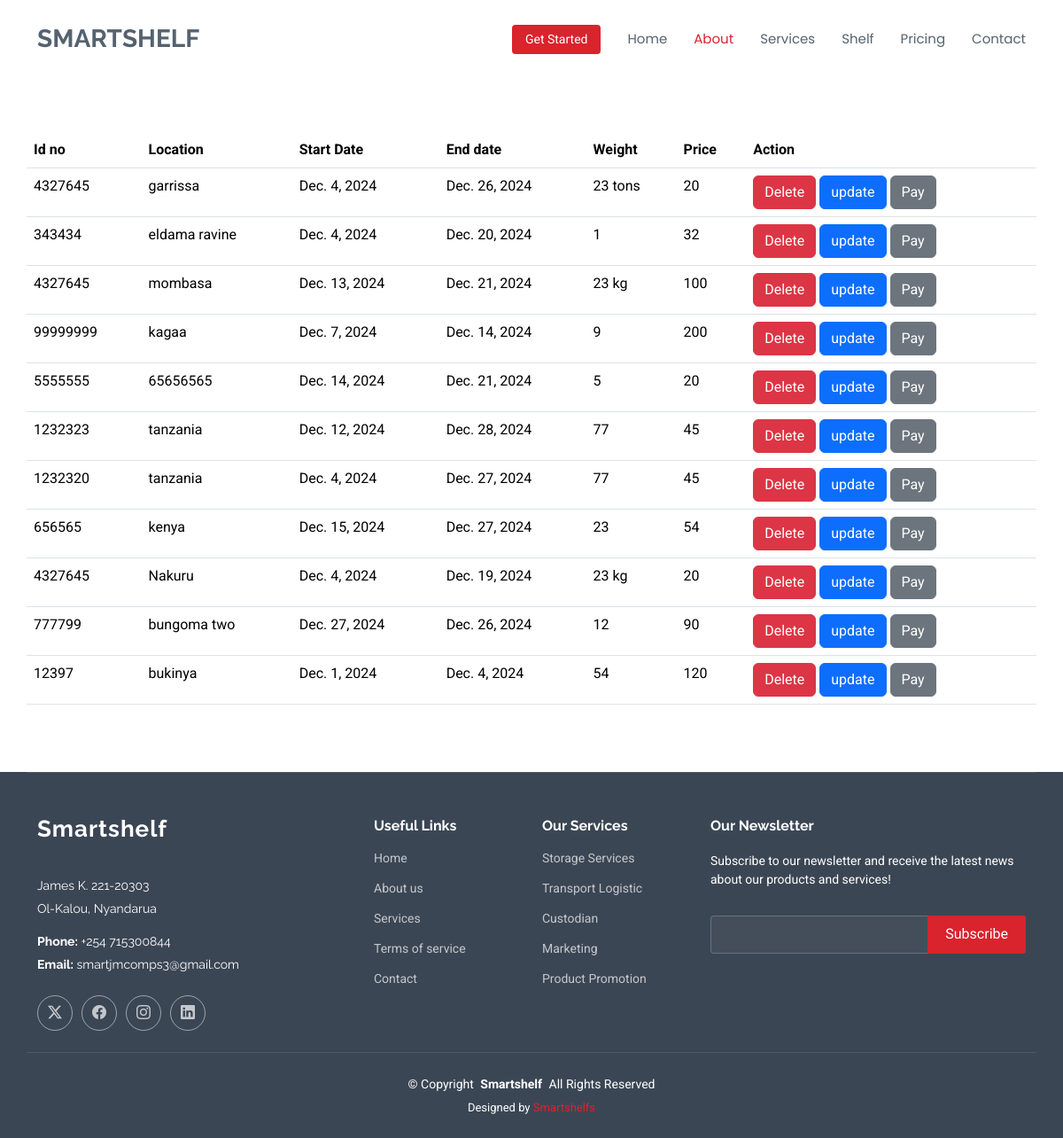
The page /bookings/ on the database its author committed.
### smartshelfapp/models.py (models this page shows, shortened)
class Shelf(models.Model):
    number = models.IntegerField()
    location = models.CharField(max_length=50)
    date = models.DateField()
    due_date = models.DateField()
    weight = models.CharField(max_length=10)
    price = models.CharField(max_length=20)

### smartshelfapp/views.py (the view)
# urls.py: path('bookings/',views.bookings, name='bookings'),
def bookings(request):
    allbookings = Shelf.objects.all()
    return render(request, 'bookings.html', {'allbookings': allbookings})

### templates/bookings.html
{% extends 'starter-page.html' %}
{% load static %}
{% block body %}
    <table class="table table-hover container">
<tr>
    <th>Id no</th>
    <th>Location</th>
    <th>Start Date</th>
    <th>End date</th>
    <th>Weight</th>
    <th>Price</th>
    <th>Action</th>
</tr>
    {% for x in allbookings %}
        <tr>
            <td>{{x.number}}</td>
            <td>{{x.location}}</td>
            <td>{{x.date}}</td>
            <td>{{x.due_date}}</td>
            <td>{{x.weight}}</td>
            <td>{{x.price}}</td>
            <td>
               <a href="/delete/{{x.id}}" class="btn btn-danger">Delete</a>
                <a href="/update/{{x.id}}" class="btn btn-primary">update</a>
                <a href="/edit/{{x.id}}" class="btn btn-secondary">Pay</a>
            </td>
        </tr>
    {% endfor %}
    </table>
{% endblock %}

### templates/starter-page.html (shortened to what this page needs)
<!DOCTYPE html>
<html lang="en">
<head>
     {% load static %}
    <link rel="stylesheet" href="{% static 'bootstrap.min.css' %}">
  <link href="{% static 'assets/vendor/bootstrap/css/bootstrap.min.css' %}" rel="stylesheet">
  <link href="{% static 'assets/vendor/bootstrap-icons/bootstrap-icons.css' %}" rel="stylesheet">
  <link href="{% static 'assets/vendor/aos/aos.css' %}" rel="stylesheet">
  <link href="{% static 'assets/vendor/glightbox/css/glightbox.min.css' %}" rel="stylesheet">
  <link href="{% static 'assets/vendor/swiper/swiper-bundle.min.css' %}" rel="stylesheet">
  <link href="{% static 'assets/css/main.css' %}" rel="stylesheet">
</head>
<body class="starter-page-page">
 <header id="header" class="header d-flex align-items-center sticky-top">
    <div class="container-fluid container-xl position-relative d-flex align-items-center">
      <a href="{% url 'index' %}" class="logo d-flex align-items-center me-auto">
        <h1 class="sitename">Smartshelf</h1>
      </a>
      <nav id="navmenu" class="navmenu">
        <ul>
          <li><a href="{% url 'index' %}">Home</a></li>
          <li class="dropdown"><a href="{% url 'about' %}" class="active"><span>About</span> </a>
          <li><a href="{% url 'services' %}">Services</a></li>
          <li><a href="{% url 'portfolio' %}">Shelf</a></li>
          <li><a href="{% url 'pricing' %}">Pricing</a></li>
          <li><a href="{% url 'contact' %}">Contact</a></li>
        </ul>
      </nav>
      <a class="btn-getstarted" href="{% url 'about' %}">Get Started</a>
    </div>
  </header>
  <main class="main">
    <section id="starter-section" class="starter-section section">
      {% block body %}
      {% endblock %}
    </section>
  </main>
  <footer id="footer" class="footer dark-background">
    <div class="container footer-top">
      <div class="row gy-4">
        <div class="col-lg-4 col-md-6 footer-about">
          <a href="{% url 'index' %}" class="logo d-flex align-items-center">
            <span class="sitename">Smartshelf</span>
          </a>
          <div class="footer-contact pt-3">
            <p>James K. 221-20303</p>
            <p>Ol-Kalou, Nyandarua</p>
            <p class="mt-3"><strong>Phone:</strong> <span>+254 715300844</span></p>
            <p><strong>Email:</strong> <span>smartjmcomps3@gmail.com</span></p>
          </div>
          <div class="social-links d-flex mt-4">
            <a href=""><i class="bi bi-twitter-x"></i></a>
            <a href=""><i class="bi bi-facebook"></i></a>
            <a href=""><i class="bi bi-instagram"></i></a>
            <a href=""><i class="bi bi-linkedin"></i></a>
          </div>
        </div>
        <div class="col-lg-2 col-md-3 footer-links">
          <h4>Useful Links</h4>
          <ul>
            <li><a href="{% url 'index' %}">Home</a></li>
            <li><a href="{% url 'about' %}">About us</a></li>
            <li><a href="{% url 'services' %}">Services</a></li>
            <li><a href="{% url 'services' %}">Terms of service</a></li>
            <li><a href="{% url 'contact' %}">Contact</a></li>
          </ul>
        </div>
        <div class="col-lg-2 col-md-3 footer-links">
          <h4>Our Services</h4>
          <ul>
            <li><a href="#">Storage Services</a></li>
            <li><a href="#">Transport Logistic</a></li>
            <li><a href="#">Custodian</a></li>
            <li><a href="#">Marketing</a></li>
            <li><a href="#">Product Promotion</a></li>
          </ul>
        </div>
        <div class="col-lg-4 col-md-12 footer-newsletter">
          <h4>Our Newsletter</h4>
          <p>Subscribe to our newsletter and receive the latest news about our products and services!</p>
          <form action="forms/newsletter.php" method="post" class="php-email-form">
            <div class="newsletter-form"><input type="email" name="email"><input type="submit" value="Subscribe"></div>
          </form>
        </div>
      </div>
    </div>
    <div class="container copyright text-center mt-4">
      <p>© <span>Copyright</span> <strong class="px-1 sitename">Smartshelf</strong> <span>All Rights Reserved</span></p>
      <div class="credits">
        Designed by <a href="https://bootstrapmade.com/">Smartshelfs</a>
      </div>
    </div>
  </footer>
</body>
</html>

### rows shown on the page
Shelf: number "4327645", location "garrissa", date "Dec. 4, 2024", due_date "Dec. 26, 2024", weight "23 tons", price "20"
Shelf: number "343434", location "eldama ravine", date "Dec. 4, 2024", due_date "Dec. 20, 2024", weight "1", price "32"
Shelf: number "4327645", location "mombasa", date "Dec. 13, 2024", due_date "Dec. 21, 2024", weight "23 kg", price "100"
Shelf: number "99999999", location "kagaa", date "Dec. 7, 2024", due_date "Dec. 14, 2024", weight "9", price "200"
Shelf: number "5555555", location "65656565", date "Dec. 14, 2024", due_date "Dec. 21, 2024", weight "5", price "20"
Shelf: number "1232323", location "tanzania", date "Dec. 12, 2024", due_date "Dec. 28, 2024", weight "77", price "45"
Shelf: number "1232320", location "tanzania", date "Dec. 4, 2024", due_date "Dec. 27, 2024", weight "77", price "45"
Shelf: number "656565", location "kenya", date "Dec. 15, 2024", due_date "Dec. 27, 2024", weight "23", price "54"
Shelf: number "4327645", location "Nakuru", date "Dec. 4, 2024", due_date "Dec. 19, 2024", weight "23 kg", price "20"
Shelf: number "777799", location "bungoma two", date "Dec. 27, 2024", due_date "Dec. 26, 2024", weight "12", price "90"
Shelf: number "12397", location "bukinya", date "Dec. 1, 2024", due_date "Dec. 4, 2024", weight "54", price "120"
